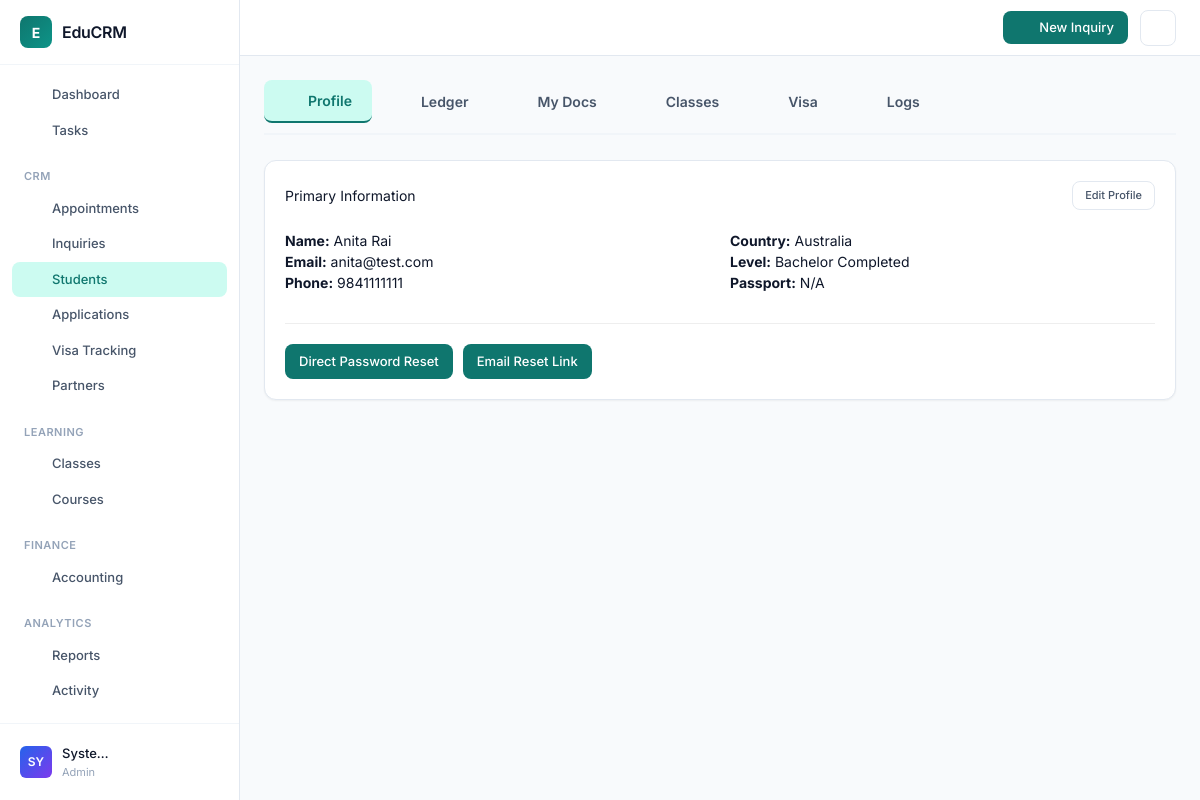
/modules/students/profile.php?id=10 (signed in), run on the app's committed database.
### tables this page shows
CREATE TABLE `users` (
  `id` int(11) NOT NULL,
  `name` varchar(100) NOT NULL,
  `email` varchar(100) NOT NULL,
  `password_hash` varchar(255) NOT NULL,
  `role` enum('admin','counselor','teacher','student') NOT NULL DEFAULT 'student',
  `phone` varchar(20) DEFAULT NULL,
  `address` text DEFAULT NULL,
  `country_id` int(11) DEFAULT NULL,
  `education_level_id` int(11) DEFAULT NULL,
  `country` varchar(100) DEFAULT NULL,
  `education_level` varchar(50) DEFAULT NULL,
  `passport_number` varchar(50) DEFAULT NULL,
  `created_at` timestamp NOT NULL DEFAULT current_timestamp(),
  `reset_token` varchar(100) DEFAULT NULL,
  `token_expiry` datetime DEFAULT NULL,
  `deleted_at` timestamp NULL DEFAULT NULL,
  `two_factor_secret` varchar(32) DEFAULT NULL,
  `two_factor_enabled` tinyint(1) DEFAULT 0,
  `last_login_at` timestamp NULL DEFAULT NULL,
  `last_login_ip` varchar(45) DEFAULT NULL,
  `branch_id` int(11) DEFAULT NULL,
  `updated_at` datetime DEFAULT NULL
);

CREATE TABLE `countries` (
  `id` int(11) NOT NULL,
  `name` varchar(100) NOT NULL,
  `code` varchar(3) NOT NULL COMMENT 'ISO 3166-1 alpha-3 code',
  `is_active` tinyint(1) DEFAULT 1,
  `created_at` timestamp NOT NULL DEFAULT current_timestamp()
);

CREATE TABLE `education_levels` (
  `id` int(11) NOT NULL,
  `name` varchar(100) NOT NULL,
  `level_order` int(11) DEFAULT 0 COMMENT 'For sorting: 1=High School, 2=Diploma, etc.',
  `created_at` timestamp NOT NULL DEFAULT current_timestamp()
);

### app/helpers.php (called while the page is built, shortened)
<?php
function hasRole(string|array $role): bool
{
    $userRoles = $_SESSION['roles'] ?? [];
    if (isset($_SESSION['role'])) {
        $userRoles[] = $_SESSION['role'];
    }
    return in_array($role, $userRoles);
}

### modules/students/profile.php (the view, shortened to what this page needs)
<?php
require_once '../../app/bootstrap.php';
$student_id = isset($_GET['id']) ? (int) $_GET['id'] : 0;
$stmt = $pdo->prepare("
    SELECT u.*,
           c.name as country_name,
           el.name as education_level_name
    FROM users u
    JOIN user_roles ur ON u.id = ur.user_id
    JOIN roles r ON ur.role_id = r.id
    LEFT JOIN countries c ON u.country_id = c.id
    LEFT JOIN education_levels el ON u.education_level_id = el.id
    WHERE u.id = ? AND r.name = 'student'
");
$stmt->execute([$student_id]);
$student = $stmt->fetch();
$tab = isset($_GET['tab']) ? $_GET['tab'] : 'profile';
require_once '../../templates/header.php';
?>
<div class="profile-tabs">
    <?php
    $tabs = [
        'profile' => ['icon' => 'user', 'label' => 'Profile'],
        'ledger' => ['icon' => 'file-text', 'label' => 'Ledger'],
        'docs' => ['icon' => 'folder', 'label' => 'My Docs'],
        'classes' => ['icon' => 'book', 'label' => 'Classes'],
        'visa' => ['icon' => 'send', 'label' => 'Visa'],
        'logs' => ['icon' => 'clock', 'label' => 'Logs']
    ];
    foreach ($tabs as $t_key => $t_info):
        $active = ($tab === $t_key);
        ?>
        <a href="?id=<?php echo $student_id; ?>&tab=<?php echo $t_key; ?>"
            class="profile-tab <?php echo $active ? 'active' : ''; ?>">
            <?php echo \EduCRM\Services\NavigationService::getIcon($t_info['icon'], 16); ?>
            <span><?php echo $t_info['label']; ?></span>
        </a>
    <?php endforeach; ?>
</div>
<?php if ($tab === 'profile'): ?>
    <div class="card">
        <div style="display: flex; justify-content: space-between; align-items: center; margin-bottom: 20px;">
            <h3>Primary Information</h3>
            <?php if (!hasRole('student')): ?>
                <a href="edit.php?id=<?php echo $student_id; ?>" class="btn btn-secondary"
                    style="font-size: 11px; padding: 5px 12px;">Edit Profile</a>
            <?php endif; ?>
        </div>
        <div style="display: grid; grid-template-columns: 1fr 1fr; gap: 20px;">
            <div>
                <p><strong>Name:</strong> <?php echo htmlspecialchars($student['name']); ?></p>
                <p><strong>Email:</strong> <?php echo htmlspecialchars($student['email']); ?></p>
                <p><strong>Phone:</strong> <?php echo htmlspecialchars($student['phone']); ?></p>
            </div>
            <div>
                <p><strong>Country:</strong>
                    <?php echo htmlspecialchars($student['country_name'] ?? $student['country'] ?: 'N/A'); ?></p>
                <p><strong>Level:</strong>
                    <?php echo htmlspecialchars($student['education_level_name'] ?? $student['education_level'] ?: 'N/A'); ?>
                </p>
                <p><strong>Passport:</strong> <?php echo htmlspecialchars($student['passport_number'] ?: 'N/A'); ?></p>
            </div>
        </div>
        <?php if (!hasRole('student')): ?>
            <div style="margin-top: 30px; padding-top: 20px; border-top: 1px solid #eee; display: flex; gap: 10px;">
                <a href="../users/reset_password.php?id=<?php echo $student_id; ?>" class="btn btn-primary">Direct Password
                    Reset</a>
                <a href="../users/send_reset_email.php?id=<?php echo $student_id; ?>" class="btn btn-primary">Email Reset
                    Link</a>
            </div>
        <?php endif; ?>
    </div>
<?php endif; ?>
<?php require_once '../../templates/footer.php'; ?>

### public/assets/css/sidebar.css (style rules this page uses)
:root { --primary: #0f766e; --primary-hover: #0d9488; --primary-light: #ccfbf1; --accent-red: #dc2626; --accent-red-light: #fef2f2; --accent-orange: #ea580c; --accent-orange-light: #fff7ed; --accent-amber: #d97706; --accent-amber-light: #fffbeb; --accent-green: #16a34a; --accent-green-light: #f0fdf4; --accent-blue: #2563eb; --accent-blue-light: #eff6ff; --accent-violet: #7c3aed; --accent-violet-light: #f5f3ff; --bg: #f8fafc; --surface: #ffffff; --border: #e2e8f0; --border-light: #f1f5f9; --text: #0f172a; --text-secondary: #475569; --text-muted: #94a3b8; --sidebar-width: 240px; --sidebar-bg: #ffffff; --sidebar-border: #e2e8f0; --shadow-xs: 0 1px 2px rgba(0, 0, 0, 0.04); --shadow-sm: 0 1px 3px rgba(0, 0, 0, 0.06), 0 1px 2px rgba(0, 0, 0, 0.04); --shadow-md: 0 4px 6px -1px rgba(0, 0, 0, 0.06), 0 2px 4px -1px rgba(0, 0, 0, 0.04); --radius-sm: 6px; --radius-md: 8px; --radius-lg: 12px; --transition: 150ms ease; }
*, *::before, *::after { box-sizing: border-box; }
body { margin: 0; padding: 0; font-family: 'Inter', -apple-system, BlinkMacSystemFont, 'Segoe UI', system-ui, sans-serif; font-size: 14px; line-height: 1.5; color: var(--text); background: var(--bg); -webkit-font-smoothing: antialiased; }
.card { background: var(--surface); border: 1px solid var(--border); border-radius: var(--radius-lg); padding: 20px; margin-bottom: 20px; }
.btn { display: inline-flex; align-items: center; justify-content: center; gap: 6px; padding: 8px 14px; border-radius: var(--radius-md); font-size: 13px; font-weight: 500; cursor: pointer; text-decoration: none; border: none; transition: all var(--transition); background: var(--primary); color: white; }
.btn-primary { background: var(--primary); color: white; }
.btn-secondary { background: var(--surface); color: var(--text-secondary); border: 1px solid var(--border); }
.profile-tabs { display: flex; gap: 5px; margin-bottom: 25px; border-bottom: 2px solid var(--border-light); padding-bottom: 10px; overflow-x: auto; }
.profile-tab { display: inline-flex; align-items: center; gap: 8px; text-decoration: none; padding: 10px 20px; border-radius: var(--radius-md); font-weight: 600; font-size: 14px; background: transparent; color: var(--text-secondary); transition: all var(--transition); white-space: nowrap; }
.profile-tab.active { background: var(--primary-color); color: white; }
.profile-tab.active { background: var(--primary-light) !important; color: var(--primary) !important; border-bottom: 2px solid var(--primary) !important; }

### data on the page
users: name "Anita Rai", email "anita@test.com", phone "9841111111", country.name "Australia", education_level.name "Bachelor Completed", passport_number "N/A"

### other printed values
$item['label'] "Dashboard"
$item['label'] "Tasks"
$section['title'] "CRM"
$item['label'] "Appointments"
$item['label'] "Inquiries"
$item['label'] "Students"
$item['label'] "Applications"
$item['label'] "Visa Tracking"
$item['label'] "Partners"
$section['title'] "LEARNING"
$item['label'] "Classes"
$item['label'] "Courses"
$section['title'] "FINANCE"
$item['label'] "Accounting"
$section['title'] "ANALYTICS"
